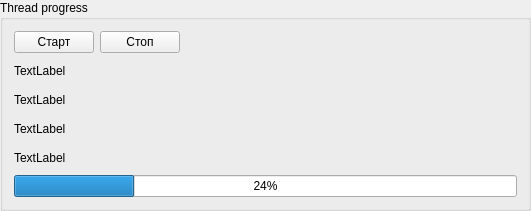
   <widget class="QGroupBox" name="groupBox">
    <property name="geometry">
     <rect>
      <x>600</x>
      <y>220</y>
      <width>531</width>
      <height>211</height>
     </rect>
    </property>
    <property name="title">
     <string>Thread progress</string>
    </property>
    <layout class="QGridLayout" name="gridLayout">
     <item row="4" column="0" colspan="3">
      <widget class="QLabel" name="labelTaskInfo4">
       <property name="text">
        <string>TextLabel</string>
       </property>
      </widget>
     </item>
     <item row="0" column="0">
      <widget class="QPushButton" name="pushButtonStartTask">
       <property name="text">
        <string>Старт</string>
       </property>
      </widget>
     </item>
     <item row="3" column="0" colspan="3">
      <widget class="QLabel" name="labelTaskInfo3">
       <property name="text">
        <string>TextLabel</string>
       </property>
      </widget>
     </item>
     <item row="0" column="2">
      <spacer name="horizontalSpacer">
       <property name="orientation">
        <enum>Qt::Horizontal</enum>
       </property>
       <property name="sizeHint" stdset="0">
        <size>
         <width>40</width>
         <height>20</height>
        </size>
       </property>
      </spacer>
     </item>
     <item row="5" column="0" colspan="3">
      <widget class="QProgressBar" name="progressBar">
       <property name="value">
        <number>24</number>
       </property>
      </widget>
     </item>
     <item row="2" column="0" colspan="3">
      <widget class="QLabel" name="labelTaskInfo2">
       <property name="text">
        <string>TextLabel</string>
       </property>
      </widget>
     </item>
     <item row="0" column="1">
      <widget class="QPushButton" name="pushButtonStopTask">
       <property name="text">
        <string>Стоп</string>
       </property>
      </widget>
     </item>
     <item row="1" column="0" colspan="3">
      <widget class="QLabel" name="labelTaskInfo1">
       <property name="text">
        <string>TextLabel</string>
       </property>
      </widget>
     </item>
    </layout>
    <zorder>pushButtonStartTask</zorder>
    <zorder>pushButtonStopTask</zorder>
    <zorder>progressBar</zorder>
    <zorder>horizontalSpacer</zorder>
    <zorder>labelTaskInfo1</zorder>
    <zorder>labelTaskInfo4</zorder>
    <zorder>labelTaskInfo2</zorder>
    <zorder>labelTaskInfo3</zorder>
   </widget>
